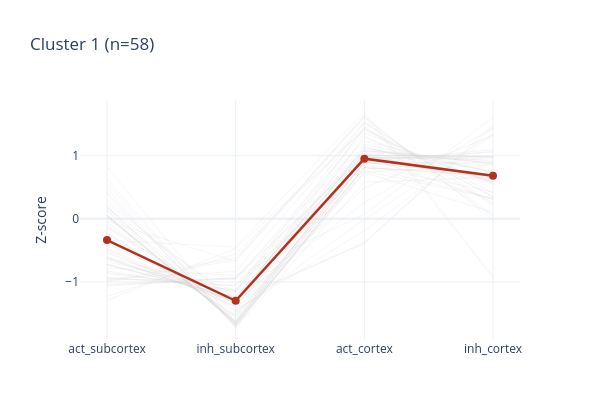
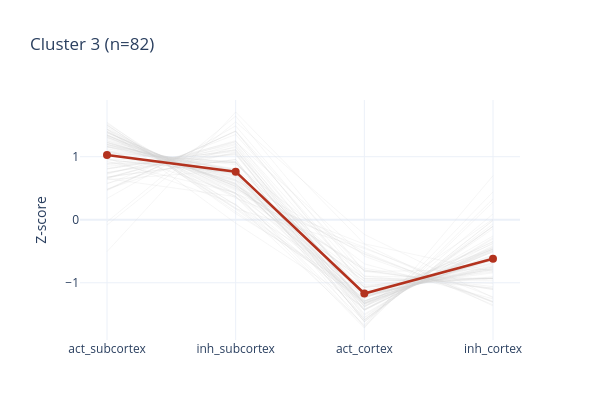

The notebook cell these images were saved under, in order:
### Code cell
# Figure 5f (part 2) - z-scored intensity trajectories for the focus clusters (1 & 3).
dfc = df_norm_hm.reset_index().merge(feature_clusters[['PTM_Collapse_key', 'Cluster']],
                                     on='PTM_Collapse_key').set_index('PTM_Collapse_key')
for cl in FOCUS_CLUSTERS:
    sub = dfc[dfc['Cluster'] == cl][CUSTOM_ORDER]
    fig = go.Figure()
    for _, row in sub.iterrows():
        fig.add_trace(go.Scatter(x=CUSTOM_ORDER, y=row.values, mode='lines',
                                 line=dict(color='lightgrey', width=0.4), opacity=0.5, showlegend=False))
    fig.add_trace(go.Scatter(x=CUSTOM_ORDER, y=sub.mean().values, mode='lines+markers',
                             line=dict(color='#b3321e', width=2.5), marker=dict(size=8), showlegend=False))
    fig.update_layout(width=600, height=420, template='plotly_white',
                      title=f'Cluster {cl} (n={len(sub)})', yaxis_title='Z-score')
    fig.show()
    fig.write_image(rf'D:\Projects\nanoPhos\figures_upd\figure5\figure5f_cluster{cl}.pdf', width=600, height=420)

### Figure 1 — Plotly figure (JSON) as saved in the notebook; plotly's stock layout.template omitted (floating-point values rounded to 4 significant figures)
{"data": [{"line": {"color": "lightgrey", "width": 0.4}, "mode": "lines", "opacity": 0.5, "showlegend": false, "type": "scatter", "x": ["act_subcortex", "inh_subcortex", "act_cortex", "inh_cortex"], "y": [0.1724, -1.268, -0.3912, 1.487]}, {"line": {"color": "lightgrey", "width": 0.4}, "mode": "lines", "opacity": 0.5, "showlegend": false, "type": "scatter", "x": ["act_subcortex", "inh_subcortex", "act_cortex", "inh_cortex"], "y": [-0.2472, -1.534, 0.8893, 0.8918]}, {"line": {"color": "lightgrey", "width": 0.4}, "mode": "lines", "opacity": 0.5, "showlegend": false, "type": "scatter", "x": ["act_subcortex", "inh_subcortex", "act_cortex", "inh_cortex"], "y": [-0.1447, -1.354, 1.464, 0.03527]}, {"line": {"color": "lightgrey", "width": 0.4}, "mode": "lines", "opacity": 0.5, "showlegend": false, "type": "scatter", "x": ["act_subcortex", "inh_subcortex", "act_cortex", "inh_cortex"], "y": [-0.03623, -0.6724, 1.638, -0.9293]}, {"line": {"color": "lightgrey", "width": 0.4}, "mode": "lines", "opacity": 0.5, "showlegend": false, "type": "scatter", "x": ["act_subcortex", "inh_subcortex", "act_cortex", "inh_cortex"], "y": [-0.6347, -1.287, 1.18, 0.7417]}, {"line": {"color": "lightgrey", "width": 0.4}, "mode": "lines", "opacity": 0.5, "showlegend": false, "type": "scatter", "x": ["act_subcortex", "inh_subcortex", "act_cortex", "inh_cortex"], "y": [0.4862, -1.729, 0.5825, 0.66]}, {"line": {"color": "lightgrey", "width": 0.4}, "mode": "lines", "opacity": 0.5, "showlegend": false, "type": "scatter", "x": ["act_subcortex", "inh_subcortex", "act_cortex", "inh_cortex"], "y": [0.05883, -1.648, 0.895, 0.6937]}, {"line": {"color": "lightgrey", "width": 0.4}, "mode": "lines", "opacity": 0.5, "showlegend": false, "type": "scatter", "x": ["act_subcortex", "inh_subcortex", "act_cortex", "inh_cortex"], "y": [0.05883, -1.648, 0.895, 0.6937]}, {"line": {"color": "lightgrey", "width": 0.4}, "mode": "lines", "opacity": 0.5, "showlegend": false, "type": "scatter", "x": ["act_subcortex", "inh_subcortex", "act_cortex", "inh_cortex"], "y": [0.05883, -1.648, 0.895, 0.6937]}, {"line": {"color": "lightgrey", "width": 0.4}, "mode": "lines", "opacity": 0.5, "showlegend": false, "type": "scatter", "x": ["act_subcortex", "inh_subcortex", "act_cortex", "inh_cortex"], "y": [-0.6766, -1.158, 1.427, 0.4072]}, {"line": {"color": "lightgrey", "width": 0.4}, "mode": "lines", "opacity": 0.5, "showlegend": false, "type": "scatter", "x": ["act_subcortex", "inh_subcortex", "act_cortex", "inh_cortex"], "y": [-0.634, -1.304, 0.8674, 1.07]}, {"line": {"color": "lightgrey", "width": 0.4}, "mode": "lines", "opacity": 0.5, "showlegend": false, "type": "scatter", "x": ["act_subcortex", "inh_subcortex", "act_cortex", "inh_cortex"], "y": [-0.5145, -1.388, 0.9717, 0.9304]}, {"line": {"color": "lightgrey", "width": 0.4}, "mode": "lines", "opacity": 0.5, "showlegend": false, "type": "scatter", "x": ["act_subcortex", "inh_subcortex", "act_cortex", "inh_cortex"], "y": [0.4245, -1.705, 0.8557, 0.4248]}, {"line": {"color": "lightgrey", "width": 0.4}, "mode": "lines", "opacity": 0.5, "showlegend": false, "type": "scatter", "x": ["act_subcortex", "inh_subcortex", "act_cortex", "inh_cortex"], "y": [-0.6072, -1.126, 1.523, 0.2096]}, {"line": {"color": "lightgrey", "width": 0.4}, "mode": "lines", "opacity": 0.5, "showlegend": false, "type": "scatter", "x": ["act_subcortex", "inh_subcortex", "act_cortex", "inh_cortex"], "y": [-0.2201, -1.546, 0.9042, 0.8621]}, {"line": {"color": "lightgrey", "width": 0.4}, "mode": "lines", "opacity": 0.5, "showlegend": false, "type": "scatter", "x": ["act_subcortex", "inh_subcortex", "act_cortex", "inh_cortex"], "y": [-1.033, -0.9349, 1.232, 0.7353]}, {"line": {"color": "lightgrey", "width": 0.4}, "mode": "lines", "opacity": 0.5, "showlegend": false, "type": "scatter", "x": ["act_subcortex", "inh_subcortex", "act_cortex", "inh_cortex"], "y": [-0.9804, -0.6205, 1.629, -0.02781]}, {"line": {"color": "lightgrey", "width": 0.4}, "mode": "lines", "opacity": 0.5, "showlegend": false, "type": "scatter", "x": ["act_subcortex", "inh_subcortex", "act_cortex", "inh_cortex"], "y": [-0.9655, -0.9518, 1.361, 0.5562]}, {"line": {"color": "lightgrey", "width": 0.4}, "mode": "lines", "opacity": 0.5, "showlegend": false, "type": "scatter", "x": ["act_subcortex", "inh_subcortex", "act_cortex", "inh_cortex"], "y": [-0.8604, -1.13, 1.006, 0.9846]}, {"line": {"color": "lightgrey", "width": 0.4}, "mode": "lines", "opacity": 0.5, "showlegend": false, "type": "scatter", "x": ["act_subcortex", "inh_subcortex", "act_cortex", "inh_cortex"], "y": [-1.049, -0.9502, 1.011, 0.9875]}, {"line": {"color": "lightgrey", "width": 0.4}, "mode": "lines", "opacity": 0.5, "showlegend": false, "type": "scatter", "x": ["act_subcortex", "inh_subcortex", "act_cortex", "inh_cortex"], "y": [-1.066, -0.9312, 1.011, 0.9868]}, {"line": {"color": "lightgrey", "width": 0.4}, "mode": "lines", "opacity": 0.5, "showlegend": false, "type": "scatter", "x": ["act_subcortex", "inh_subcortex", "act_cortex", "inh_cortex"], "y": [-0.3937, -1.305, 0.2571, 1.441]}, {"line": {"color": "lightgrey", "width": 0.4}, "mode": "lines", "opacity": 0.5, "showlegend": false, "type": "scatter", "x": ["act_subcortex", "inh_subcortex", "act_cortex", "inh_cortex"], "y": [-0.04559, -1.605, 1.001, 0.649]}, {"line": {"color": "lightgrey", "width": 0.4}, "mode": "lines", "opacity": 0.5, "showlegend": false, "type": "scatter", "x": ["act_subcortex", "inh_subcortex", "act_cortex", "inh_cortex"], "y": [-0.3417, -0.444, 1.692, -0.9066]}, {"line": {"color": "lightgrey", "width": 0.4}, "mode": "lines", "opacity": 0.5, "showlegend": false, "type": "scatter", "x": ["act_subcortex", "inh_subcortex", "act_cortex", "inh_cortex"], "y": [-0.5407, -1.316, 1.282, 0.5749]}, {"line": {"color": "lightgrey", "width": 0.4}, "mode": "lines", "opacity": 0.5, "showlegend": false, "type": "scatter", "x": ["act_subcortex", "inh_subcortex", "act_cortex", "inh_cortex"], "y": [-0.7785, -0.9003, 0.07319, 1.606]}, {"line": {"color": "lightgrey", "width": 0.4}, "mode": "lines", "opacity": 0.5, "showlegend": false, "type": "scatter", "x": ["act_subcortex", "inh_subcortex", "act_cortex", "inh_cortex"], "y": [0.02505, -1.624, 1.002, 0.5969]}, {"line": {"color": "lightgrey", "width": 0.4}, "mode": "lines", "opacity": 0.5, "showlegend": false, "type": "scatter", "x": ["act_subcortex", "inh_subcortex", "act_cortex", "inh_cortex"], "y": [0.0402, -1.622, 1.03, 0.5519]}, {"line": {"color": "lightgrey", "width": 0.4}, "mode": "lines", "opacity": 0.5, "showlegend": false, "type": "scatter", "x": ["act_subcortex", "inh_subcortex", "act_cortex", "inh_cortex"], "y": [-1.293, -0.4692, 1.408, 0.3539]}, {"line": {"color": "lightgrey", "width": 0.4}, "mode": "lines", "opacity": 0.5, "showlegend": false, "type": "scatter", "x": ["act_subcortex", "inh_subcortex", "act_cortex", "inh_cortex"], "y": [0.8268, -1.664, 0.7312, 0.1064]}, {"line": {"color": "lightgrey", "width": 0.4}, "mode": "lines", "opacity": 0.5, "showlegend": false, "type": "scatter", "x": ["act_subcortex", "inh_subcortex", "act_cortex", "inh_cortex"], "y": [-0.2158, -1.515, 1.149, 0.582]}, {"line": {"color": "lightgrey", "width": 0.4}, "mode": "lines", "opacity": 0.5, "showlegend": false, "type": "scatter", "x": ["act_subcortex", "inh_subcortex", "act_cortex", "inh_cortex"], "y": [0.05715, -1.65, 0.7384, 0.8542]}, {"line": {"color": "lightgrey", "width": 0.4}, "mode": "lines", "opacity": 0.5, "showlegend": false, "type": "scatter", "x": ["act_subcortex", "inh_subcortex", "act_cortex", "inh_cortex"], "y": [-0.8481, -1.134, 1.112, 0.8702]}, {"line": {"color": "lightgrey", "width": 0.4}, "mode": "lines", "opacity": 0.5, "showlegend": false, "type": "scatter", "x": ["act_subcortex", "inh_subcortex", "act_cortex", "inh_cortex"], "y": [0.02272, -1.63, 0.9633, 0.6439]}, {"line": {"color": "lightgrey", "width": 0.4}, "mode": "lines", "opacity": 0.5, "showlegend": false, "type": "scatter", "x": ["act_subcortex", "inh_subcortex", "act_cortex", "inh_cortex"], "y": [-1.231, -0.5511, 1.435, 0.3472]}, {"line": {"color": "lightgrey", "width": 0.4}, "mode": "lines", "opacity": 0.5, "showlegend": false, "type": "scatter", "x": ["act_subcortex", "inh_subcortex", "act_cortex", "inh_cortex"], "y": [-1.001, -0.6544, 1.602, 0.05299]}, {"line": {"color": "lightgrey", "width": 0.4}, "mode": "lines", "opacity": 0.5, "showlegend": false, "type": "scatter", "x": ["act_subcortex", "inh_subcortex", "act_cortex", "inh_cortex"], "y": [-0.4718, -1.339, 0.4907, 1.32]}, {"line": {"color": "lightgrey", "width": 0.4}, "mode": "lines", "opacity": 0.5, "showlegend": false, "type": "scatter", "x": ["act_subcortex", "inh_subcortex", "act_cortex", "inh_cortex"], "y": [-0.4834, -1.392, 1.126, 0.7491]}, {"line": {"color": "lightgrey", "width": 0.4}, "mode": "lines", "opacity": 0.5, "showlegend": false, "type": "scatter", "x": ["act_subcortex", "inh_subcortex", "act_cortex", "inh_cortex"], "y": [-0.6126, -1.323, 0.9711, 0.9647]}, {"line": {"color": "lightgrey", "width": 0.4}, "mode": "lines", "opacity": 0.5, "showlegend": false, "type": "scatter", "x": ["act_subcortex", "inh_subcortex", "act_cortex", "inh_cortex"], "y": [-0.6001, -1.332, 0.969, 0.9629]}, {"line": {"color": "lightgrey", "width": 0.4}, "mode": "lines", "opacity": 0.5, "showlegend": false, "type": "scatter", "x": ["act_subcortex", "inh_subcortex", "act_cortex", "inh_cortex"], "y": [-0.7179, -1.247, 0.9857, 0.9791]}, {"line": {"color": "lightgrey", "width": 0.4}, "mode": "lines", "opacity": 0.5, "showlegend": false, "type": "scatter", "x": ["act_subcortex", "inh_subcortex", "act_cortex", "inh_cortex"], "y": [-0.9484, -0.8315, 1.532, 0.2477]}, {"line": {"color": "lightgrey", "width": 0.4}, "mode": "lines", "opacity": 0.5, "showlegend": false, "type": "scatter", "x": ["act_subcortex", "inh_subcortex", "act_cortex", "inh_cortex"], "y": [0.1263, -1.67, 0.8045, 0.7395]}, {"line": {"color": "lightgrey", "width": 0.4}, "mode": "lines", "opacity": 0.5, "showlegend": false, "type": "scatter", "x": ["act_subcortex", "inh_subcortex", "act_cortex", "inh_cortex"], "y": [-0.9317, -1.061, 0.8935, 1.099]}, {"line": {"color": "lightgrey", "width": 0.4}, "mode": "lines", "opacity": 0.5, "showlegend": false, "type": "scatter", "x": ["act_subcortex", "inh_subcortex", "act_cortex", "inh_cortex"], "y": [0.1322, -1.471, -0.01067, 1.349]}, {"line": {"color": "lightgrey", "width": 0.4}, "mode": "lines", "opacity": 0.5, "showlegend": false, "type": "scatter", "x": ["act_subcortex", "inh_subcortex", "act_cortex", "inh_cortex"], "y": [0.2464, -1.314, -0.372, 1.44]}, {"line": {"color": "lightgrey", "width": 0.4}, "mode": "lines", "opacity": 0.5, "showlegend": false, "type": "scatter", "x": ["act_subcortex", "inh_subcortex", "act_cortex", "inh_cortex"], "y": [-0.7275, -1.235, 1.078, 0.8849]}, {"line": {"color": "lightgrey", "width": 0.4}, "mode": "lines", "opacity": 0.5, "showlegend": false, "type": "scatter", "x": ["act_subcortex", "inh_subcortex", "act_cortex", "inh_cortex"], "y": [0.5577, -1.706, 0.8202, 0.3276]}, {"line": {"color": "lightgrey", "width": 0.4}, "mode": "lines", "opacity": 0.5, "showlegend": false, "type": "scatter", "x": ["act_subcortex", "inh_subcortex", "act_cortex", "inh_cortex"], "y": [0.6263, -1.709, 0.7654, 0.3175]}, {"line": {"color": "lightgrey", "width": 0.4}, "mode": "lines", "opacity": 0.5, "showlegend": false, "type": "scatter", "x": ["act_subcortex", "inh_subcortex", "act_cortex", "inh_cortex"], "y": [0.1916, -1.685, 0.8145, 0.6789]}, {"line": {"color": "lightgrey", "width": 0.4}, "mode": "lines", "opacity": 0.5, "showlegend": false, "type": "scatter", "x": ["act_subcortex", "inh_subcortex", "act_cortex", "inh_cortex"], "y": [0.1916, -1.685, 0.8145, 0.6789]}, {"line": {"color": "lightgrey", "width": 0.4}, "mode": "lines", "opacity": 0.5, "showlegend": false, "type": "scatter", "x": ["act_subcortex", "inh_subcortex", "act_cortex", "inh_cortex"], "y": [0.3114, -1.452, -0.1864, 1.327]}, {"line": {"color": "lightgrey", "width": 0.4}, "mode": "lines", "opacity": 0.5, "showlegend": false, "type": "scatter", "x": ["act_subcortex", "inh_subcortex", "act_cortex", "inh_cortex"], "y": [-0.9399, -1.055, 1.084, 0.9108]}, {"line": {"color": "lightgrey", "width": 0.4}, "mode": "lines", "opacity": 0.5, "showlegend": false, "type": "scatter", "x": ["act_subcortex", "inh_subcortex", "act_cortex", "inh_cortex"], "y": [0.3906, -1.673, 0.9784, 0.3037]}, {"line": {"color": "lightgrey", "width": 0.4}, "mode": "lines", "opacity": 0.5, "showlegend": false, "type": "scatter", "x": ["act_subcortex", "inh_subcortex", "act_cortex", "inh_cortex"], "y": [-0.08896, -1.479, 1.32, 0.2481]}, {"line": {"color": "lightgrey", "width": 0.4}, "mode": "lines", "opacity": 0.5, "showlegend": false, "type": "scatter", "x": ["act_subcortex", "inh_subcortex", "act_cortex", "inh_cortex"], "y": [-0.8236, -1.16, 0.9258, 1.058]}, {"line": {"color": "lightgrey", "width": 0.4}, "mode": "lines", "opacity": 0.5, "showlegend": false, "type": "scatter", "x": ["act_subcortex", "inh_subcortex", "act_cortex", "inh_cortex"], "y": [-0.1162, -1.569, 1.069, 0.6161]}, {"line": {"color": "lightgrey", "width": 0.4}, "mode": "lines", "opacity": 0.5, "showlegend": false, "type": "scatter", "x": ["act_subcortex", "inh_subcortex", "act_cortex", "inh_cortex"], "y": [-0.7219, -1.239, 1.081, 0.8803]}, {"line": {"color": "#b3321e", "width": 2.5}, "marker": {"size": 8}, "mode": "lines+markers", "showlegend": false, "type": "scatter", "x": ["act_subcortex", "inh_subcortex", "act_cortex", "inh_cortex"], "y": [-0.3368, -1.297, 0.9531, 0.681]}], "layout": {"height": 420, "title": {"text": "Cluster 1 (n=58)"}, "width": 600, "yaxis": {"title": {"text": "Z-score"}}}}

### Figure 2 — Plotly figure (JSON) as saved in the notebook; plotly's stock layout.template omitted (floating-point values rounded to 4 significant figures)
{"data": [{"line": {"color": "lightgrey", "width": 0.4}, "mode": "lines", "opacity": 0.5, "showlegend": false, "type": "scatter", "x": ["act_subcortex", "inh_subcortex", "act_cortex", "inh_cortex"], "y": [0.9537, 0.7419, -1.59, -0.1053]}, {"line": {"color": "lightgrey", "width": 0.4}, "mode": "lines", "opacity": 0.5, "showlegend": false, "type": "scatter", "x": ["act_subcortex", "inh_subcortex", "act_cortex", "inh_cortex"], "y": [0.9537, 0.7419, -1.59, -0.1053]}, {"line": {"color": "lightgrey", "width": 0.4}, "mode": "lines", "opacity": 0.5, "showlegend": false, "type": "scatter", "x": ["act_subcortex", "inh_subcortex", "act_cortex", "inh_cortex"], "y": [0.7443, 1.102, -1.437, -0.4097]}, {"line": {"color": "lightgrey", "width": 0.4}, "mode": "lines", "opacity": 0.5, "showlegend": false, "type": "scatter", "x": ["act_subcortex", "inh_subcortex", "act_cortex", "inh_cortex"], "y": [0.6515, 1.236, -0.5786, -1.309]}, {"line": {"color": "lightgrey", "width": 0.4}, "mode": "lines", "opacity": 0.5, "showlegend": false, "type": "scatter", "x": ["act_subcortex", "inh_subcortex", "act_cortex", "inh_cortex"], "y": [1.219, 0.6638, -1.328, -0.555]}, {"line": {"color": "lightgrey", "width": 0.4}, "mode": "lines", "opacity": 0.5, "showlegend": false, "type": "scatter", "x": ["act_subcortex", "inh_subcortex", "act_cortex", "inh_cortex"], "y": [0.5693, 1.352, -0.9525, -0.9693]}, {"line": {"color": "lightgrey", "width": 0.4}, "mode": "lines", "opacity": 0.5, "showlegend": false, "type": "scatter", "x": ["act_subcortex", "inh_subcortex", "act_cortex", "inh_cortex"], "y": [0.4646, 1.41, -1.079, -0.7951]}, {"line": {"color": "lightgrey", "width": 0.4}, "mode": "lines", "opacity": 0.5, "showlegend": false, "type": "scatter", "x": ["act_subcortex", "inh_subcortex", "act_cortex", "inh_cortex"], "y": [-0.03357, 1.644, -0.8228, -0.7873]}, {"line": {"color": "lightgrey", "width": 0.4}, "mode": "lines", "opacity": 0.5, "showlegend": false, "type": "scatter", "x": ["act_subcortex", "inh_subcortex", "act_cortex", "inh_cortex"], "y": [1.31, 0.5398, -0.5492, -1.3]}, {"line": {"color": "lightgrey", "width": 0.4}, "mode": "lines", "opacity": 0.5, "showlegend": false, "type": "scatter", "x": ["act_subcortex", "inh_subcortex", "act_cortex", "inh_cortex"], "y": [1.339, 0.4933, -0.537, -1.295]}, {"line": {"color": "lightgrey", "width": 0.4}, "mode": "lines", "opacity": 0.5, "showlegend": false, "type": "scatter", "x": ["act_subcortex", "inh_subcortex", "act_cortex", "inh_cortex"], "y": [1.305, 0.6378, -0.9323, -1.01]}, {"line": {"color": "lightgrey", "width": 0.4}, "mode": "lines", "opacity": 0.5, "showlegend": false, "type": "scatter", "x": ["act_subcortex", "inh_subcortex", "act_cortex", "inh_cortex"], "y": [0.5792, 1.072, -1.585, -0.06586]}, {"line": {"color": "lightgrey", "width": 0.4}, "mode": "lines", "opacity": 0.5, "showlegend": false, "type": "scatter", "x": ["act_subcortex", "inh_subcortex", "act_cortex", "inh_cortex"], "y": [1.051, 0.9218, -1.211, -0.762]}, {"line": {"color": "lightgrey", "width": 0.4}, "mode": "lines", "opacity": 0.5, "showlegend": false, "type": "scatter", "x": ["act_subcortex", "inh_subcortex", "act_cortex", "inh_cortex"], "y": [1.527, 0.2284, -1.07, -0.6862]}, {"line": {"color": "lightgrey", "width": 0.4}, "mode": "lines", "opacity": 0.5, "showlegend": false, "type": "scatter", "x": ["act_subcortex", "inh_subcortex", "act_cortex", "inh_cortex"], "y": [1.353, 0.5529, -0.799, -1.107]}, {"line": {"color": "lightgrey", "width": 0.4}, "mode": "lines", "opacity": 0.5, "showlegend": false, "type": "scatter", "x": ["act_subcortex", "inh_subcortex", "act_cortex", "inh_cortex"], "y": [0.7506, 1.05, -1.497, -0.304]}, {"line": {"color": "lightgrey", "width": 0.4}, "mode": "lines", "opacity": 0.5, "showlegend": false, "type": "scatter", "x": ["act_subcortex", "inh_subcortex", "act_cortex", "inh_cortex"], "y": [1.436, -0.05447, -1.391, 0.009661]}, {"line": {"color": "lightgrey", "width": 0.4}, "mode": "lines", "opacity": 0.5, "showlegend": false, "type": "scatter", "x": ["act_subcortex", "inh_subcortex", "act_cortex", "inh_cortex"], "y": [1.195, 0.7213, -1.288, -0.6281]}, {"line": {"color": "lightgrey", "width": 0.4}, "mode": "lines", "opacity": 0.5, "showlegend": false, "type": "scatter", "x": ["act_subcortex", "inh_subcortex", "act_cortex", "inh_cortex"], "y": [1.385, 0.5046, -0.7982, -1.091]}, {"line": {"color": "lightgrey", "width": 0.4}, "mode": "lines", "opacity": 0.5, "showlegend": false, "type": "scatter", "x": ["act_subcortex", "inh_subcortex", "act_cortex", "inh_cortex"], "y": [0.8058, 1.112, -1.331, -0.5866]}, {"line": {"color": "lightgrey", "width": 0.4}, "mode": "lines", "opacity": 0.5, "showlegend": false, "type": "scatter", "x": ["act_subcortex", "inh_subcortex", "act_cortex", "inh_cortex"], "y": [0.8058, 1.112, -1.331, -0.5866]}, {"line": {"color": "lightgrey", "width": 0.4}, "mode": "lines", "opacity": 0.5, "showlegend": false, "type": "scatter", "x": ["act_subcortex", "inh_subcortex", "act_cortex", "inh_cortex"], "y": [1.397, 0.3706, -1.302, -0.4652]}, {"line": {"color": "lightgrey", "width": 0.4}, "mode": "lines", "opacity": 0.5, "showlegend": false, "type": "scatter", "x": ["act_subcortex", "inh_subcortex", "act_cortex", "inh_cortex"], "y": [0.4845, 1.166, -1.548, -0.1028]}, {"line": {"color": "lightgrey", "width": 0.4}, "mode": "lines", "opacity": 0.5, "showlegend": false, "type": "scatter", "x": ["act_subcortex", "inh_subcortex", "act_cortex", "inh_cortex"], "y": [1.16, 0.7907, -1.228, -0.7224]}, {"line": {"color": "lightgrey", "width": 0.4}, "mode": "lines", "opacity": 0.5, "showlegend": false, "type": "scatter", "x": ["act_subcortex", "inh_subcortex", "act_cortex", "inh_cortex"], "y": [0.6365, 0.786, -1.703, 0.28]}, {"line": {"color": "lightgrey", "width": 0.4}, "mode": "lines", "opacity": 0.5, "showlegend": false, "type": "scatter", "x": ["act_subcortex", "inh_subcortex", "act_cortex", "inh_cortex"], "y": [0.7232, 1.242, -1.031, -0.9335]}, {"line": {"color": "lightgrey", "width": 0.4}, "mode": "lines", "opacity": 0.5, "showlegend": false, "type": "scatter", "x": ["act_subcortex", "inh_subcortex", "act_cortex", "inh_cortex"], "y": [0.8143, 1.145, -1.211, -0.748]}, {"line": {"color": "lightgrey", "width": 0.4}, "mode": "lines", "opacity": 0.5, "showlegend": false, "type": "scatter", "x": ["act_subcortex", "inh_subcortex", "act_cortex", "inh_cortex"], "y": [0.6531, 0.3663, -1.718, 0.6986]}, {"line": {"color": "lightgrey", "width": 0.4}, "mode": "lines", "opacity": 0.5, "showlegend": false, "type": "scatter", "x": ["act_subcortex", "inh_subcortex", "act_cortex", "inh_cortex"], "y": [1.397, 0.4796, -0.7689, -1.108]}, {"line": {"color": "lightgrey", "width": 0.4}, "mode": "lines", "opacity": 0.5, "showlegend": false, "type": "scatter", "x": ["act_subcortex", "inh_subcortex", "act_cortex", "inh_cortex"], "y": [0.4742, 1.406, -0.8186, -1.062]}, {"line": {"color": "lightgrey", "width": 0.4}, "mode": "lines", "opacity": 0.5, "showlegend": false, "type": "scatter", "x": ["act_subcortex", "inh_subcortex", "act_cortex", "inh_cortex"], "y": [1.104, 0.4174, -1.612, 0.09073]}, {"line": {"color": "lightgrey", "width": 0.4}, "mode": "lines", "opacity": 0.5, "showlegend": false, "type": "scatter", "x": ["act_subcortex", "inh_subcortex", "act_cortex", "inh_cortex"], "y": [1.322, 0.3683, -1.432, -0.2584]}, {"line": {"color": "lightgrey", "width": 0.4}, "mode": "lines", "opacity": 0.5, "showlegend": false, "type": "scatter", "x": ["act_subcortex", "inh_subcortex", "act_cortex", "inh_cortex"], "y": [1.503, 0.1773, -0.4556, -1.225]}, {"line": {"color": "lightgrey", "width": 0.4}, "mode": "lines", "opacity": 0.5, "showlegend": false, "type": "scatter", "x": ["act_subcortex", "inh_subcortex", "act_cortex", "inh_cortex"], "y": [1.08, 0.8754, -0.6992, -1.256]}, {"line": {"color": "lightgrey", "width": 0.4}, "mode": "lines", "opacity": 0.5, "showlegend": false, "type": "scatter", "x": ["act_subcortex", "inh_subcortex", "act_cortex", "inh_cortex"], "y": [-0.5059, 1.71, -0.3816, -0.8221]}, {"line": {"color": "lightgrey", "width": 0.4}, "mode": "lines", "opacity": 0.5, "showlegend": false, "type": "scatter", "x": ["act_subcortex", "inh_subcortex", "act_cortex", "inh_cortex"], "y": [1.225, 0.635, -1.357, -0.5036]}, {"line": {"color": "lightgrey", "width": 0.4}, "mode": "lines", "opacity": 0.5, "showlegend": false, "type": "scatter", "x": ["act_subcortex", "inh_subcortex", "act_cortex", "inh_cortex"], "y": [1.473, 0.1699, -1.297, -0.3453]}, {"line": {"color": "lightgrey", "width": 0.4}, "mode": "lines", "opacity": 0.5, "showlegend": false, "type": "scatter", "x": ["act_subcortex", "inh_subcortex", "act_cortex", "inh_cortex"], "y": [0.6763, 0.9557, -1.621, -0.01059]}, {"line": {"color": "lightgrey", "width": 0.4}, "mode": "lines", "opacity": 0.5, "showlegend": false, "type": "scatter", "x": ["act_subcortex", "inh_subcortex", "act_cortex", "inh_cortex"], "y": [0.6763, 0.9557, -1.621, -0.01059]}, {"line": {"color": "lightgrey", "width": 0.4}, "mode": "lines", "opacity": 0.5, "showlegend": false, "type": "scatter", "x": ["act_subcortex", "inh_subcortex", "act_cortex", "inh_cortex"], "y": [1.251, 0.5834, -1.371, -0.4642]}, {"line": {"color": "lightgrey", "width": 0.4}, "mode": "lines", "opacity": 0.5, "showlegend": false, "type": "scatter", "x": ["act_subcortex", "inh_subcortex", "act_cortex", "inh_cortex"], "y": [0.3377, 1.489, -0.8955, -0.9311]}, {"line": {"color": "lightgrey", "width": 0.4}, "mode": "lines", "opacity": 0.5, "showlegend": false, "type": "scatter", "x": ["act_subcortex", "inh_subcortex", "act_cortex", "inh_cortex"], "y": [-0.08454, 1.553, -0.2326, -1.236]}, {"line": {"color": "lightgrey", "width": 0.4}, "mode": "lines", "opacity": 0.5, "showlegend": false, "type": "scatter", "x": ["act_subcortex", "inh_subcortex", "act_cortex", "inh_cortex"], "y": [0.4807, 1.403, -1.055, -0.8285]}, {"line": {"color": "lightgrey", "width": 0.4}, "mode": "lines", "opacity": 0.5, "showlegend": false, "type": "scatter", "x": ["act_subcortex", "inh_subcortex", "act_cortex", "inh_cortex"], "y": [1.345, 0.4628, -1.319, -0.4885]}, {"line": {"color": "lightgrey", "width": 0.4}, "mode": "lines", "opacity": 0.5, "showlegend": false, "type": "scatter", "x": ["act_subcortex", "inh_subcortex", "act_cortex", "inh_cortex"], "y": [1.065, 0.9093, -1.197, -0.7774]}, {"line": {"color": "lightgrey", "width": 0.4}, "mode": "lines", "opacity": 0.5, "showlegend": false, "type": "scatter", "x": ["act_subcortex", "inh_subcortex", "act_cortex", "inh_cortex"], "y": [1.344, 0.4121, -0.3881, -1.368]}, {"line": {"color": "lightgrey", "width": 0.4}, "mode": "lines", "opacity": 0.5, "showlegend": false, "type": "scatter", "x": ["act_subcortex", "inh_subcortex", "act_cortex", "inh_cortex"], "y": [1.234, 0.6277, -0.5123, -1.349]}, {"line": {"color": "lightgrey", "width": 0.4}, "mode": "lines", "opacity": 0.5, "showlegend": false, "type": "scatter", "x": ["act_subcortex", "inh_subcortex", "act_cortex", "inh_cortex"], "y": [0.6603, 1.256, -1.23, -0.6864]}, {"line": {"color": "lightgrey", "width": 0.4}, "mode": "lines", "opacity": 0.5, "showlegend": false, "type": "scatter", "x": ["act_subcortex", "inh_subcortex", "act_cortex", "inh_cortex"], "y": [1.153, 0.6909, -1.419, -0.425]}, {"line": {"color": "lightgrey", "width": 0.4}, "mode": "lines", "opacity": 0.5, "showlegend": false, "type": "scatter", "x": ["act_subcortex", "inh_subcortex", "act_cortex", "inh_cortex"], "y": [1.255, 0.696, -1.109, -0.8428]}, {"line": {"color": "lightgrey", "width": 0.4}, "mode": "lines", "opacity": 0.5, "showlegend": false, "type": "scatter", "x": ["act_subcortex", "inh_subcortex", "act_cortex", "inh_cortex"], "y": [0.7361, 1.21, -1.198, -0.7481]}, {"line": {"color": "lightgrey", "width": 0.4}, "mode": "lines", "opacity": 0.5, "showlegend": false, "type": "scatter", "x": ["act_subcortex", "inh_subcortex", "act_cortex", "inh_cortex"], "y": [1.227, 0.6788, -1.283, -0.6221]}, {"line": {"color": "lightgrey", "width": 0.4}, "mode": "lines", "opacity": 0.5, "showlegend": false, "type": "scatter", "x": ["act_subcortex", "inh_subcortex", "act_cortex", "inh_cortex"], "y": [1.546, 0.09799, -1.174, -0.4709]}, {"line": {"color": "lightgrey", "width": 0.4}, "mode": "lines", "opacity": 0.5, "showlegend": false, "type": "scatter", "x": ["act_subcortex", "inh_subcortex", "act_cortex", "inh_cortex"], "y": [0.979, 0.2475, -1.669, 0.4424]}, {"line": {"color": "lightgrey", "width": 0.4}, "mode": "lines", "opacity": 0.5, "showlegend": false, "type": "scatter", "x": ["act_subcortex", "inh_subcortex", "act_cortex", "inh_cortex"], "y": [1.431, 0.4097, -1.134, -0.7065]}, {"line": {"color": "lightgrey", "width": 0.4}, "mode": "lines", "opacity": 0.5, "showlegend": false, "type": "scatter", "x": ["act_subcortex", "inh_subcortex", "act_cortex", "inh_cortex"], "y": [1.194, 0.6117, -1.437, -0.3691]}, {"line": {"color": "lightgrey", "width": 0.4}, "mode": "lines", "opacity": 0.5, "showlegend": false, "type": "scatter", "x": ["act_subcortex", "inh_subcortex", "act_cortex", "inh_cortex"], "y": [1.158, 0.7703, -1.284, -0.6445]}, {"line": {"color": "lightgrey", "width": 0.4}, "mode": "lines", "opacity": 0.5, "showlegend": false, "type": "scatter", "x": ["act_subcortex", "inh_subcortex", "act_cortex", "inh_cortex"], "y": [1.341, 0.5287, -1.229, -0.6415]}, {"line": {"color": "lightgrey", "width": 0.4}, "mode": "lines", "opacity": 0.5, "showlegend": false, "type": "scatter", "x": ["act_subcortex", "inh_subcortex", "act_cortex", "inh_cortex"], "y": [0.6682, 1.192, -1.379, -0.4815]}, {"line": {"color": "lightgrey", "width": 0.4}, "mode": "lines", "opacity": 0.5, "showlegend": false, "type": "scatter", "x": ["act_subcortex", "inh_subcortex", "act_cortex", "inh_cortex"], "y": [1.125, 0.7971, -1.317, -0.6049]}, {"line": {"color": "lightgrey", "width": 0.4}, "mode": "lines", "opacity": 0.5, "showlegend": false, "type": "scatter", "x": ["act_subcortex", "inh_subcortex", "act_cortex", "inh_cortex"], "y": [1.093, 0.8987, -1.075, -0.9175]}, {"line": {"color": "lightgrey", "width": 0.4}, "mode": "lines", "opacity": 0.5, "showlegend": false, "type": "scatter", "x": ["act_subcortex", "inh_subcortex", "act_cortex", "inh_cortex"], "y": [1.442, 0.4232, -0.9305, -0.9352]}, {"line": {"color": "lightgrey", "width": 0.4}, "mode": "lines", "opacity": 0.5, "showlegend": false, "type": "scatter", "x": ["act_subcortex", "inh_subcortex", "act_cortex", "inh_cortex"], "y": [0.8476, 1.029, -1.419, -0.4579]}, {"line": {"color": "lightgrey", "width": 0.4}, "mode": "lines", "opacity": 0.5, "showlegend": false, "type": "scatter", "x": ["act_subcortex", "inh_subcortex", "act_cortex", "inh_cortex"], "y": [1.161, 0.7146, -1.375, -0.5012]}, {"line": {"color": "lightgrey", "width": 0.4}, "mode": "lines", "opacity": 0.5, "showlegend": false, "type": "scatter", "x": ["act_subcortex", "inh_subcortex", "act_cortex", "inh_cortex"], "y": [1.079, 0.6221, -1.559, -0.142]}, {"line": {"color": "lightgrey", "width": 0.4}, "mode": "lines", "opacity": 0.5, "showlegend": false, "type": "scatter", "x": ["act_subcortex", "inh_subcortex", "act_cortex", "inh_cortex"], "y": [0.8989, 1.079, -1.177, -0.8007]}, {"line": {"color": "lightgrey", "width": 0.4}, "mode": "lines", "opacity": 0.5, "showlegend": false, "type": "scatter", "x": ["act_subcortex", "inh_subcortex", "act_cortex", "inh_cortex"], "y": [0.9265, 0.4296, -1.687, 0.3312]}, {"line": {"color": "lightgrey", "width": 0.4}, "mode": "lines", "opacity": 0.5, "showlegend": false, "type": "scatter", "x": ["act_subcortex", "inh_subcortex", "act_cortex", "inh_cortex"], "y": [1.297, 0.564, -1.297, -0.5634]}, {"line": {"color": "lightgrey", "width": 0.4}, "mode": "lines", "opacity": 0.5, "showlegend": false, "type": "scatter", "x": ["act_subcortex", "inh_subcortex", "act_cortex", "inh_cortex"], "y": [1.507, 0.1263, -1.251, -0.3826]}, {"line": {"color": "lightgrey", "width": 0.4}, "mode": "lines", "opacity": 0.5, "showlegend": false, "type": "scatter", "x": ["act_subcortex", "inh_subcortex", "act_cortex", "inh_cortex"], "y": [0.8874, 0.9141, -1.515, -0.2865]}, {"line": {"color": "lightgrey", "width": 0.4}, "mode": "lines", "opacity": 0.5, "showlegend": false, "type": "scatter", "x": ["act_subcortex", "inh_subcortex", "act_cortex", "inh_cortex"], "y": [1.495, 0.1884, -1.238, -0.445]}, {"line": {"color": "lightgrey", "width": 0.4}, "mode": "lines", "opacity": 0.5, "showlegend": false, "type": "scatter", "x": ["act_subcortex", "inh_subcortex", "act_cortex", "inh_cortex"], "y": [1.436, 0.2373, -1.327, -0.3468]}, {"line": {"color": "lightgrey", "width": 0.4}, "mode": "lines", "opacity": 0.5, "showlegend": false, "type": "scatter", "x": ["act_subcortex", "inh_subcortex", "act_cortex", "inh_cortex"], "y": [0.8787, 1.044, -1.343, -0.5793]}, {"line": {"color": "lightgrey", "width": 0.4}, "mode": "lines", "opacity": 0.5, "showlegend": false, "type": "scatter", "x": ["act_subcortex", "inh_subcortex", "act_cortex", "inh_cortex"], "y": [1.405, 0.3428, -0.4381, -1.31]}, {"line": {"color": "lightgrey", "width": 0.4}, "mode": "lines", "opacity": 0.5, "showlegend": false, "type": "scatter", "x": ["act_subcortex", "inh_subcortex", "act_cortex", "inh_cortex"], "y": [1.38, 0.5271, -0.9742, -0.9326]}, {"line": {"color": "lightgrey", "width": 0.4}, "mode": "lines", "opacity": 0.5, "showlegend": false, "type": "scatter", "x": ["act_subcortex", "inh_subcortex", "act_cortex", "inh_cortex"], "y": [1.38, 0.5271, -0.9742, -0.9326]}, {"line": {"color": "lightgrey", "width": 0.4}, "mode": "lines", "opacity": 0.5, "showlegend": false, "type": "scatter", "x": ["act_subcortex", "inh_subcortex", "act_cortex", "inh_cortex"], "y": [1.329, 0.5747, -1.167, -0.7359]}, {"line": {"color": "lightgrey", "width": 0.4}, "mode": "lines", "opacity": 0.5, "showlegend": false, "type": "scatter", "x": ["act_subcortex", "inh_subcortex", "act_cortex", "inh_cortex"], "y": [1.189, 0.7678, -1.181, -0.7758]}, {"line": {"color": "lightgrey", "width": 0.4}, "mode": "lines", "opacity": 0.5, "showlegend": false, "type": "scatter", "x": ["act_subcortex", "inh_subcortex", "act_cortex", "inh_cortex"], "y": [1.199, 0.7745, -1.068, -0.9055]}, {"line": {"color": "lightgrey", "width": 0.4}, "mode": "lines", "opacity": 0.5, "showlegend": false, "type": "scatter", "x": ["act_subcortex", "inh_subcortex", "act_cortex", "inh_cortex"], "y": [0.9615, 0.9106, -1.433, -0.4392]}, {"line": {"color": "lightgrey", "width": 0.4}, "mode": "lines", "opacity": 0.5, "showlegend": false, "type": "scatter", "x": ["act_subcortex", "inh_subcortex", "act_cortex", "inh_cortex"], "y": [1.173, 0.8052, -0.8941, -1.084]}, {"line": {"color": "lightgrey", "width": 0.4}, "mode": "lines", "opacity": 0.5, "showlegend": false, "type": "scatter", "x": ["act_subcortex", "inh_subcortex", "act_cortex", "inh_cortex"], "y": [1.28, 0.5669, -1.334, -0.5129]}, {"line": {"color": "#b3321e", "width": 2.5}, "marker": {"size": 8}, "mode": "lines+markers", "showlegend": false, "type": "scatter", "x": ["act_subcortex", "inh_subcortex", "act_cortex", "inh_cortex"], "y": [1.029, 0.7621, -1.171, -0.6202]}], "layout": {"height": 420, "title": {"text": "Cluster 3 (n=82)"}, "width": 600, "yaxis": {"title": {"text": "Z-score"}}}}
